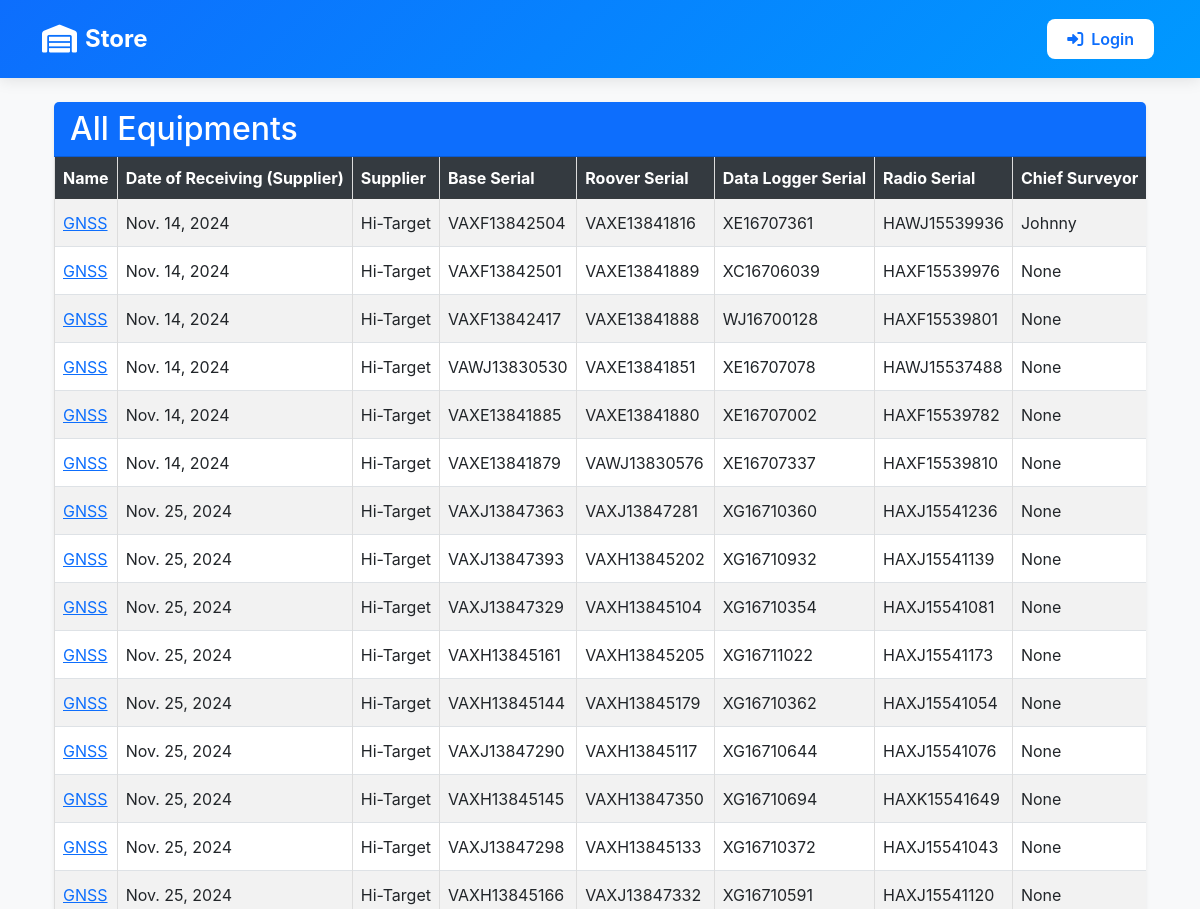
/store_all/ (upper part), run on an earlier commit of the app's database.
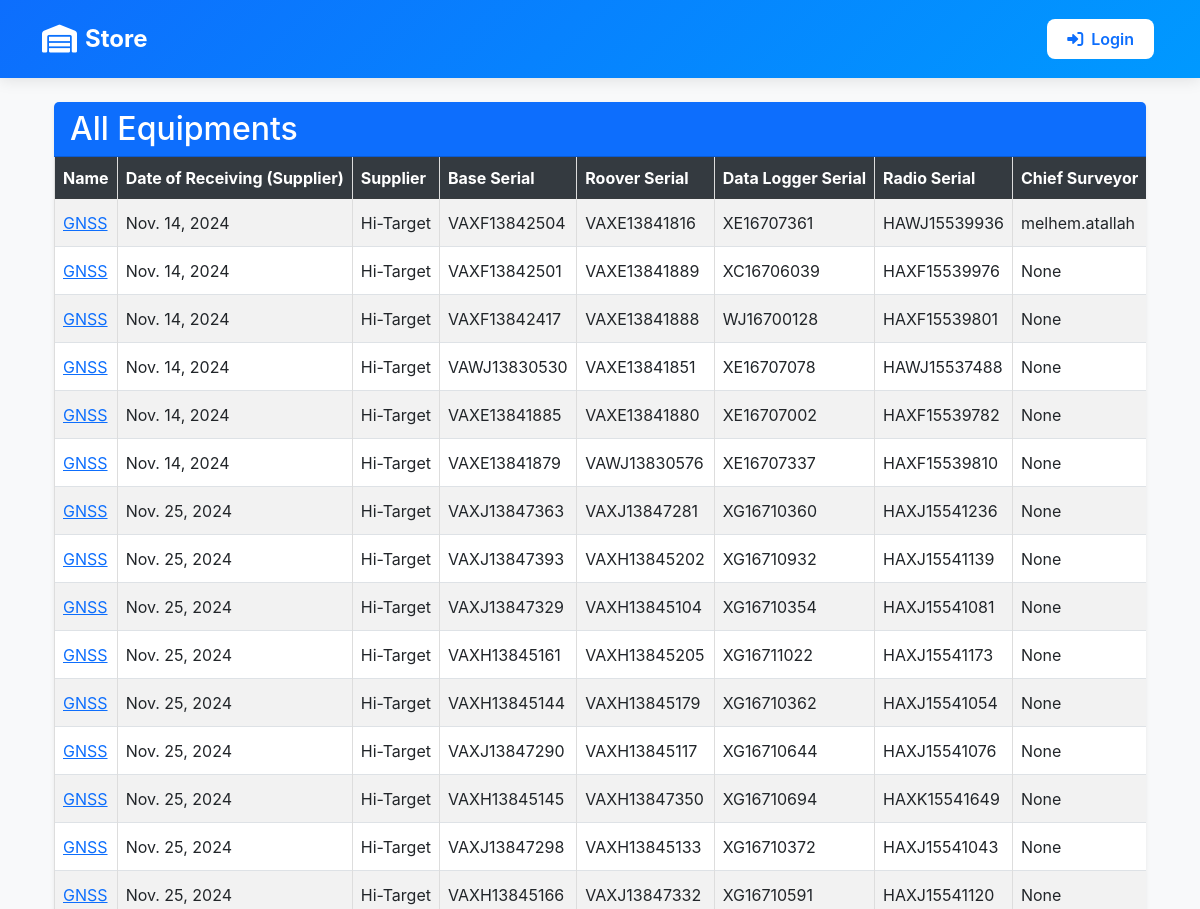
And on a later commit of the database.
### inventory/models.py (models this page shows, shortened)
class EquipmentsInSurvey(models.Model):
    name = models.CharField(max_length=100)
    date_of_receiving_from_supplier = models.DateField()
    supplier = models.CharField(max_length=20)
    base_serial = models.CharField(max_length=100)
    roover_serial = models.CharField(max_length=100)
    condition = models.CharField(max_length=10, choices=[("Good", "Good"), ("Bad", "Bad")], default="Good")
    data_logger_serial = models.CharField(max_length=100)
    radio_serial = models.CharField(max_length=100)
    chief_surveyor = models.ForeignKey(User, on_delete=models.CASCADE, null=True, blank=True)
    surveyor_responsible = models.CharField(max_length=100, null=True)
    project = models.CharField(max_length=20, blank=True)
    section = models.CharField(max_length=100, null=True, blank=True)
    date_receiving_from_department = models.DateField()
    status = models.CharField(choices=[('In Store', 'In Store'), ('In Field', 'In Field'), ('With Chief Surveyor', 'With Chief Surveyor'), ('Returning', 'Returning'), ('Delivering', 'Delivering')], max_length=100, default='In Store')
    delivery_status = models.CharField(max_length=10, choices=[('Delivered', 'Delivered'), ('Delivering', 'Delivering'), ('Cancelled', 'Cancelled')], null=True, blank=True)

### inventory/views.py (the view)
# urls.py: path('store_all/', store_all, name='store_all'),
def store_all(request):
    data = EquipmentsInSurvey.objects.all()
    return render(request, 'inventory/store_all.html', {'data': data})

### inventory/context_processors.py (called while the page is built)
def is_admin(request):
    return {'is_admin': request.user.is_authenticated and request.user.is_superuser}

### inventory/templates/inventory/store_all.html (shortened to what this page needs)
{% extends 'base/base_dashboard.html' %}
{% block content %}
<div class="container-fluid mt-4">
    <div class="card shadow-sm border-0">
        <div class="card-header bg-primary text-white">
            <h2 class="mb-0">All Equipments</h2>
        </div>
        <div class="card-body p-0">
            <div class="table-responsive" style="overflow-x: auto; -webkit-overflow-scrolling: touch;">
                <table class="table table-striped table-hover table-bordered align-middle mb-0">
                    <thead class="table-dark">
                        <tr>
                            <th>Name</th>
                            <th>Date of Receiving (Supplier)</th>
                            <th>Supplier</th>
                            <th>Base Serial</th>
                            <th>Roover Serial</th>
                            <th>Data Logger Serial</th>
                            <th>Radio Serial</th>
                            <th>Chief Surveyor</th>
                        </tr>
                    </thead>
                    <tbody>
                        {% for info in data %}
                        <tr>
                            <td><a href="{% url 'equipment_detail' info.id %}">{{ info.name }}</a></td>
                            <td>{{ info.date_of_receiving_from_supplier }}</td>
                            <td>{{ info.supplier }}</td>
                            <td>{{ info.base_serial }}</td>
                            <td>{{ info.roover_serial }}</td>
                            <td>{{ info.data_logger_serial }}</td>
                            <td>{{ info.radio_serial }}</td>
                            <td>{{ info.chief_surveyor }}</td>
                        </tr>
                        {% endfor %}
                    </tbody>
                </table>
            </div>
        </div>
    </div>
</div>
{% endblock %}

What changed in the data, as far as the page shows it:
changed EquipmentsInSurvey "VAXF13842504": chief_surveyor "Johnny" → "melhem.atallah"
